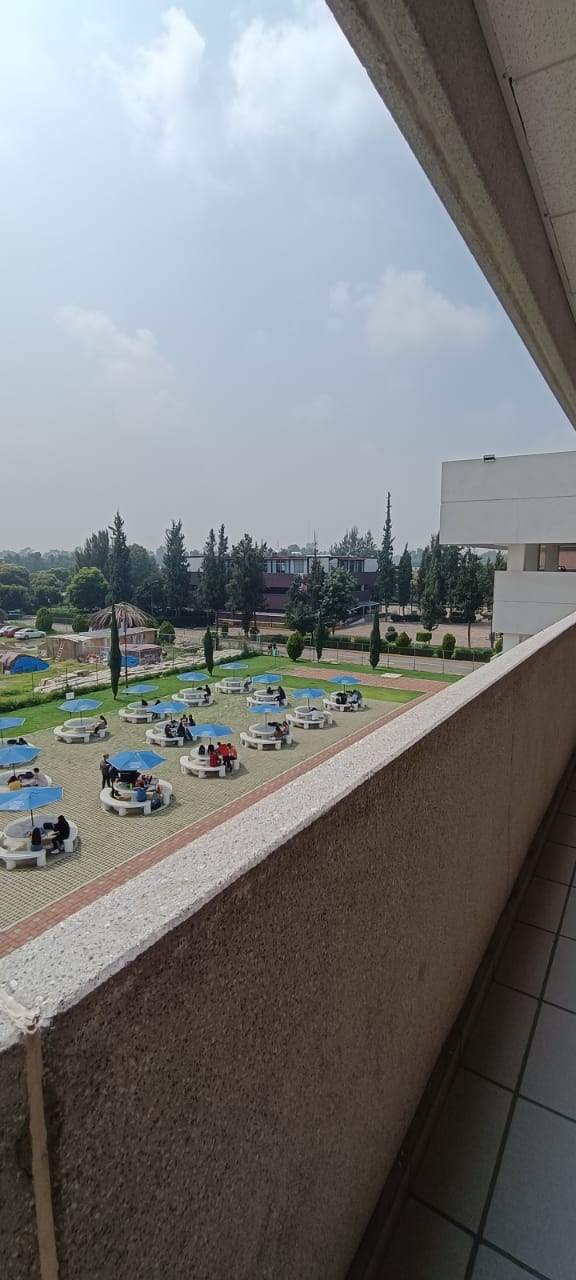
#> input picture códigos Practica 1/OP1_4.jpg, 576 x 1280 px
$ python escaladegris.py
#> lines starting #> are read from the running program, lines starting #| are printed output that depends on the picture
import cv2

# Cargar la imagen en color
img0 = cv2.imread('OP1_4.jpg')
#> img0 is the input picture: shape (1280, 576, 3); mean B, G, R 122, 121.8, 119.8
img=cv2.resize(img0,(500,500))
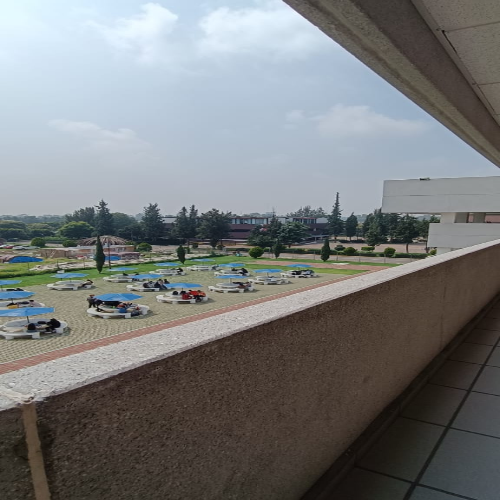
#> img: shape (500, 500, 3); mean B, G, R 121.9, 121.7, 119.7

# Verificar si la imagen fue cargada correctamente
if img is None:
    raise ValueError("No se pudo cargar la imagen. Verifica la ruta.")

# 4. Conversión de imagen a escala de grises
# Convertir la imagen a escala de grises
gray_img = cv2.cvtColor(img, cv2.COLOR_BGR2GRAY)
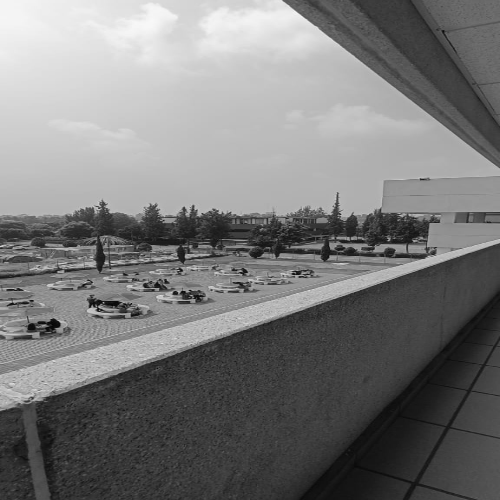
#> gray_img: shape (500, 500); min 3, max 248, mean 121.1

# Mostrar resultados
cv2.imshow('Imagen en Grises', gray_img)
cv2.waitKey(0)
cv2.destroyAllWindows()

$ run again, with códigos Practica 1/OP1_1.jpg copied over códigos Practica 1/OP1_4.jpg
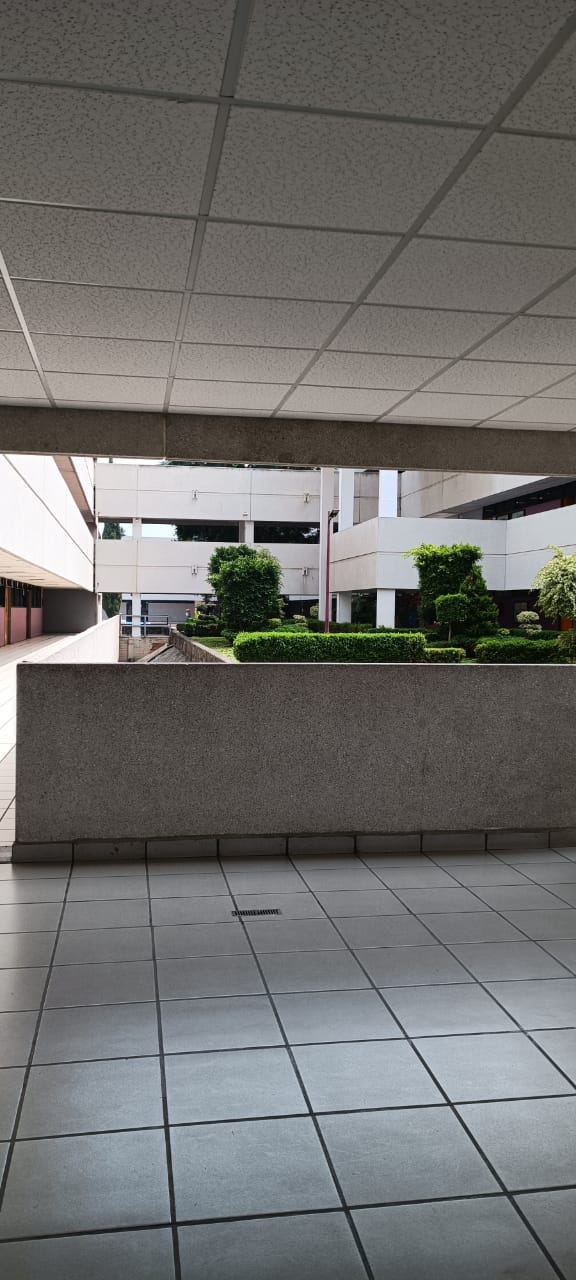
#> input picture códigos Practica 1/OP1_1.jpg, 576 x 1280 px
#> img0 is the input picture: shape (1280, 576, 3); mean B, G, R 108.5, 110.4, 111
#> `img=cv2.resize(img0,(500,500))`:
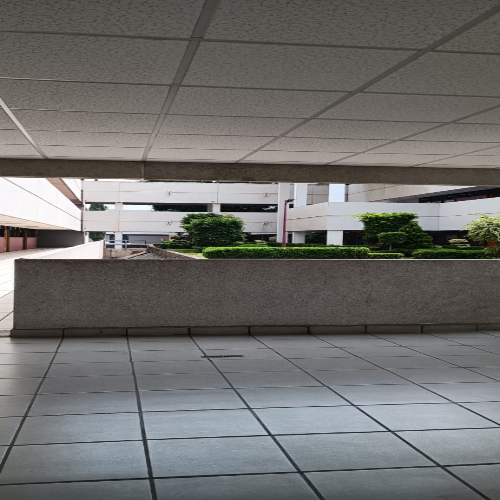
#> img: shape (500, 500, 3); mean B, G, R 108.4, 110.3, 110.9
